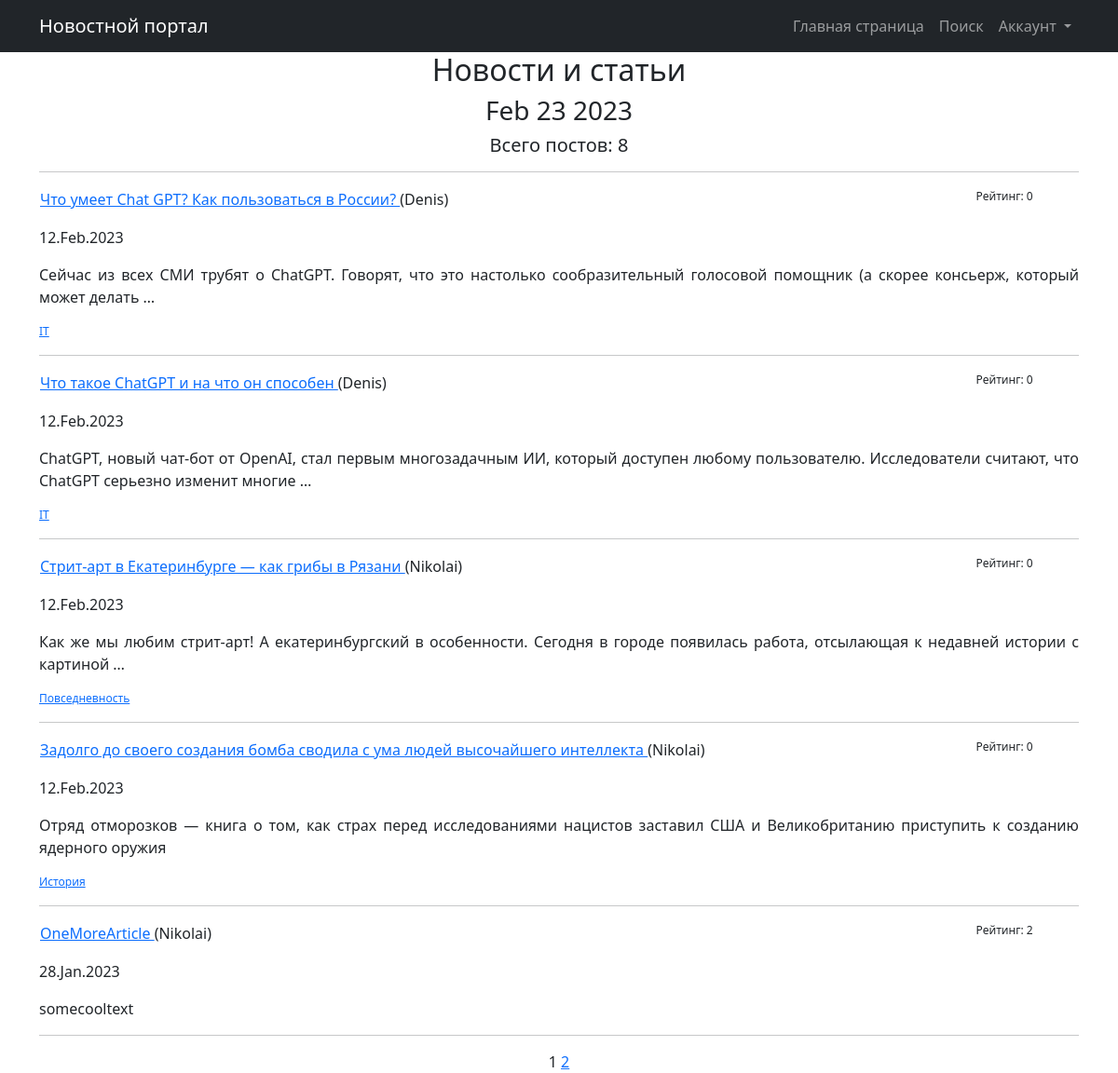
/posts/, run on the app's committed database.
### NewsApp/models.py (models this page shows, shortened)
class Post(models.Model):
    author = models.ForeignKey(Author, on_delete=models.CASCADE, verbose_name='Автор')
    NEWS = 'NW'
    ARTICLE = 'AR'
    CATEGORY_CHOICES = (
        (NEWS, 'Новость'),
        (ARTICLE, 'Статья')
    )
    category_type = models.CharField(max_length=2, choices=CATEGORY_CHOICES, default=ARTICLE,
                                     verbose_name='Тип поста')
    dateCreation = models.DateTimeField(auto_now_add=True, verbose_name='Дата создания поста')
    postCategory = models.ManyToManyField(Category, through='PostCategory', verbose_name='Рубрика поста')
    title = models.CharField(max_length=128, verbose_name='Заголовок поста')
    text = models.TextField(verbose_name='Текст')
    rating = models.SmallIntegerField(default=0)
    class Meta:
        verbose_name = 'Пост'
        verbose_name_plural = 'Посты'

class Author (models.Model):
    authorUser = models.OneToOneField(User, on_delete=models.CASCADE)
    ratingAuthor = models.SmallIntegerField(default=0)
    def __str__(self):
        return f'{self.authorUser.username}'

class Category(models.Model):
    name = models.CharField(max_length=64, unique=True)
    subscribers = models.ManyToManyField(User, related_name='categories')
    class Meta:
        verbose_name = 'Категория'
        verbose_name_plural = 'Категории'

### NewsApp/views.py (the view)
# urls.py: path('', PostsList.as_view()),
class PostsList(ListView):
    model = Post
    ordering = '-dateCreation'
    template_name = 'posts.html'
    context_object_name = 'posts'
    paginate_by = 5
    def get_context_data(self, **kwargs):
        context = super().get_context_data(**kwargs)
        context['time_now'] = datetime.utcnow()
        context['open_vacancies'] = None
        return context

### NewsApp/templatetags/custom_filters.py (called while the page is built)
@register.filter()
def censor(value):
    banned_words = ['преступлениях', 'России', 'стратегии']
    if not isinstance (value, str):
        raise TypeError(f"Недопустимое значение '{type(value)}' Нужно ввести строковое значение")
    words = value.replace(',', '').split()
    for word in words:
        if word in banned_words:
            value = value.replace(word, f"{word[0]}{'*' * (len(word) - 1)}")
    return value

### templates/posts.html (shortened to what this page needs)
{% extends 'flatpages/default.html' %}
{% load custom_filters %}
{% load static %}
{% block content %}
   <h2>Новости и статьи</h2>
   <h3>{{ time_now|date:'M d Y' }}</h3>
   <h5>Всего постов: {{ paginator.count }} </h5>
   <hr>
   {% for post in posts %}
   {% if posts %}
    <table class = "text">
        <tr>
        <td> <p style="text-align: left;"> <a href = "{% url 'post_detail' pk=post.id %}"> {{ post.title|censor }} </a> ({{ post.author }}) </p> </td>
        <td class="rightcol"><p style="text-align: justify; font-size: 12px"> Рейтинг: {{ post.rating }} </p> </td>
        </tr>
    </table>
        <p style="text-align: justify;"> {{ post.dateCreation|date:'d.M.Y' }} </p>
        <p style="text-align: justify;"> {{ post.text|truncatewords:20|censor }} </p>
        <p style="text-align: justify; font-size: 12px">
        {% for cat in post.postCategory.all %}
            <a href="{% url 'category_list' cat.id %}"> {{ cat.name }} </a>
        {% endfor %}
        <hr>
   {% else %}
   <h2> Будьте первым, кто опубликует пост! </h2>
   {% endif %}
   {% endfor %}
   {{ page_obj.number }}
   {% if page_obj.has_next %}
       <a href="?page={{ page_obj.next_page_number }}">{{ page_obj.next_page_number }}</a>
   {% endif %}
{% endblock content %}

### templates/posts.html (style rules this page uses)
table.text { width: 100%; border-spacing: 0; }
table.text td { width: 90%; vertical-align: top; }
td.rightcol { text-align: right; }

### data on the page
Post: title|censor "Что умеет Chat GPT? Как пользоваться в России?", author "Denis", rating "0", dateCreation "12.Feb.2023", text|censor "Сейчас из всех СМИ трубят о ChatGPT. Говорят, что это настолько сообразительный голосовой помощник (а скорее консьерж, который может делать …"
Category: name "IT"
Post: title|censor "Что такое ChatGPT и на что он способен", author "Denis", rating "0", dateCreation "12.Feb.2023", text|censor "ChatGPT, новый чат-бот от OpenAI, стал первым многозадачным ИИ, который доступен любому пользователю. Исследователи считают, что ChatGPT серьезно изменит многие …"
Post: title|censor "Стрит-арт в Екатеринбурге — как грибы в Рязани", author "Nikolai", rating "0", dateCreation "12.Feb.2023", text|censor "Как же мы любим стрит-арт! А екатеринбургский в особенности. Сегодня в городе появилась работа, отсылающая к недавней истории с картиной …"
Category: name "Повседневность"
Post: title|censor "Задолго до своего создания бомба сводила с ума людей высочайшего интеллекта", author "Nikolai", rating "0", dateCreation "12.Feb.2023", text|censor "Отряд отморозков — книга о том, как страх перед исследованиями нацистов заставил США и Великобританию приступить к созданию ядерного оружия"
Category: name "История"
Post: title|censor "OneMoreArticle", author "Nikolai", rating "2", dateCreation "28.Jan.2023", text|censor "somecooltext"

### other printed values
{{ time_now|date:'M d Y' }} "Feb 23 2023"
{{ paginator.count }} "8"
{{ page_obj.number }} "1"
{{ page_obj.next_page_number }} "2"
